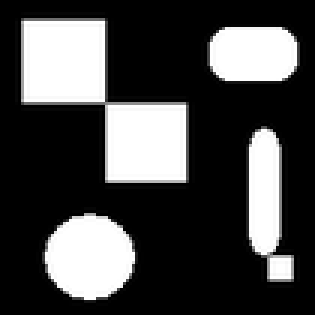
%> input picture Współczynniki kształtu/indeks2.bmp, 105 x 105 px, shrunk from 128 x 128 before the run (shown 3 times larger)
$ octave zad2.m   (GNU Octave 9; MATLAB toolbox functions it lacks are replaced by stand-ins)
%> lines starting %> are read from the running program, lines starting %| are printed output that depends on the picture
clear all;
close all;

obraz=imread('indeks2.bmp');
%> obraz is the input picture: size 105x105 uint8; min 0, max 255, mean 72.2
figure(1);
subplot(1,3,1);
imshow(obraz);

obraz4=bwlabel(obraz,4);
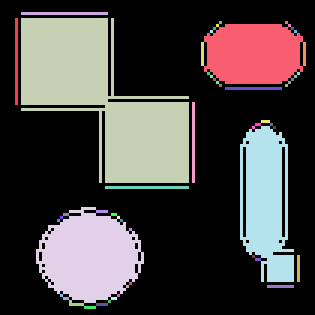
%> obraz4: size 105x105 double (shown 3 times larger); 58 distinct labels, from 0 to 57; one colour per label, 0 black
obraz8=bwlabel(obraz,8);
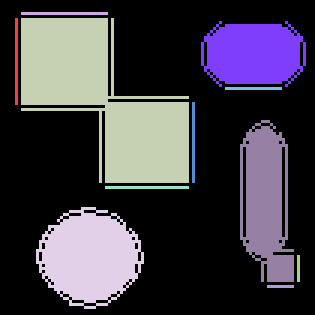
%> obraz8: size 105x105 double (shown 3 times larger); 12 distinct labels, from 0 to 11; one colour per label, 0 black

subplot(1,3,2);
imshow(obraz4, []);
subplot(1,3,3);
imshow(obraz8, []);

%wspolczynniki ksztaltu
obraz=imread('ksztalty.bmp');
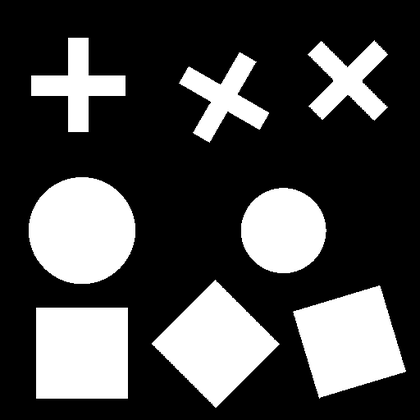
%> input picture Współczynniki kształtu/ksztalty.bmp, 420 x 420 px, shrunk from 512 x 512 before the run
%> obraz is the input picture: size 420x420 uint8; min 0, max 255, mean 71.4
figure(2);
subplot(1,3,1);
imshow(obraz);

obraz8=bwlabel(obraz,8);
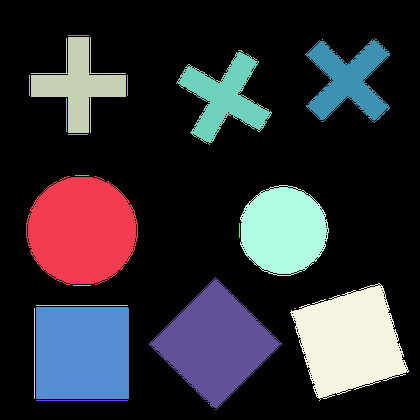
%> obraz8: size 420x420 double; 24 distinct labels, from 0 to 23; one colour per label, 0 black
subplot(1,3,2);
imshow(obraz8, []);

%> (the run ends here)
